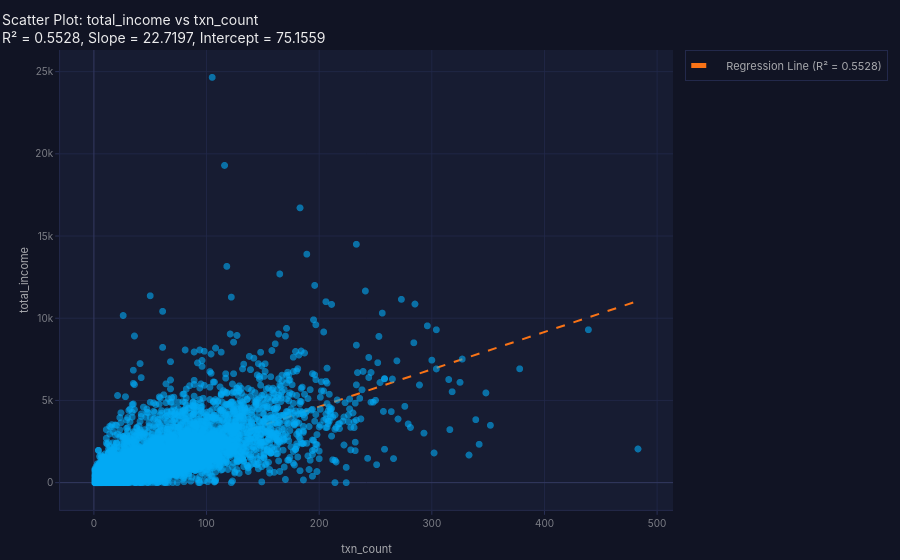
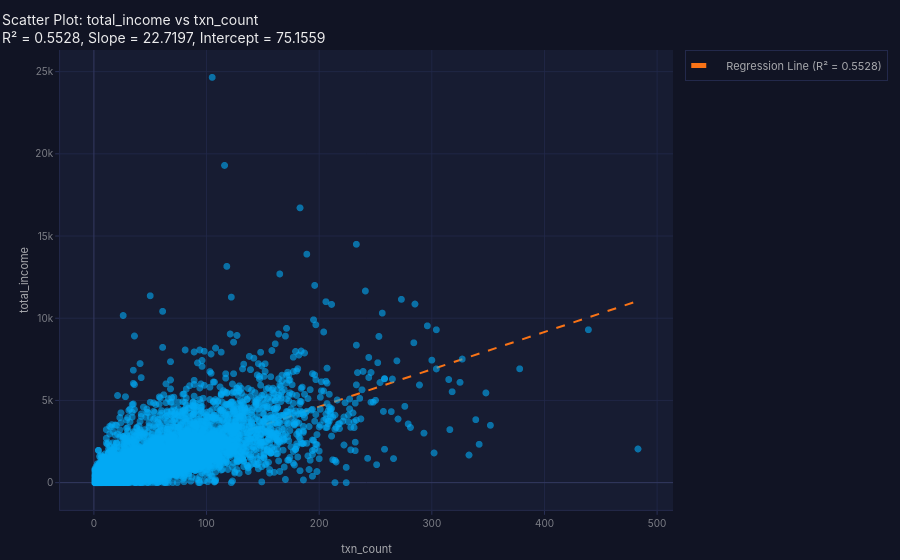
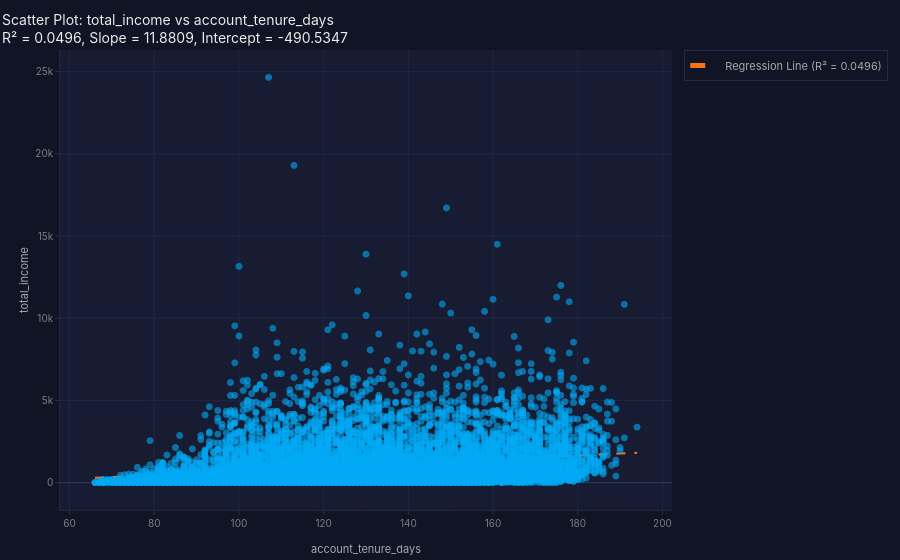
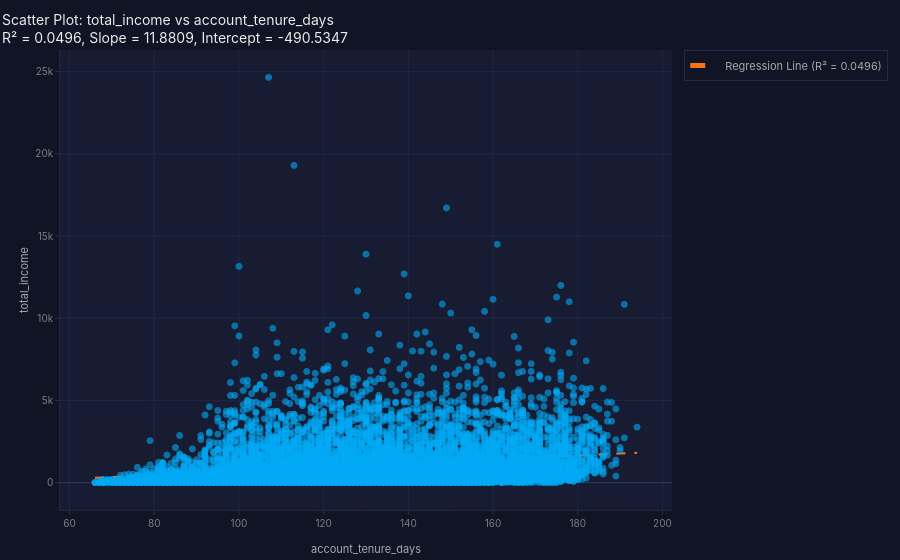

Write notebook code for charts like these, in order.
### Code cell
g_income.use("raw")
g_income.viz.scatter("txn_count", "total_income")
g_income.viz.scatter("account_tenure_days", "total_income")
g_income.correlation_heatmap()
